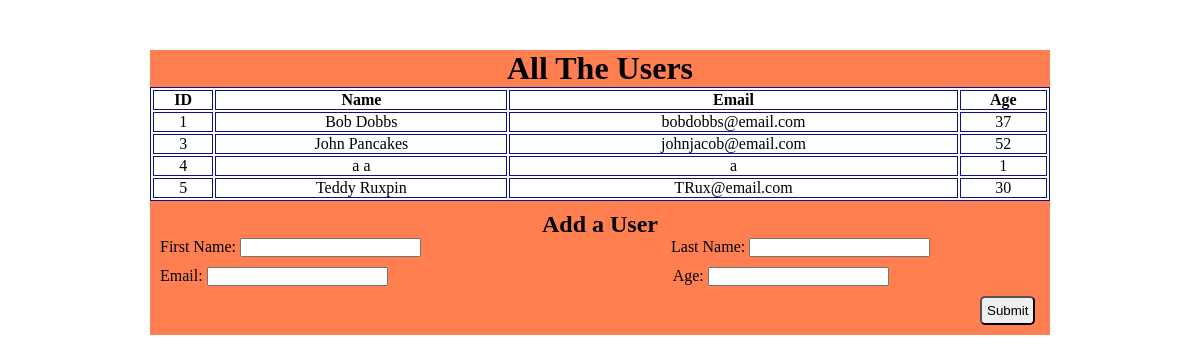
The page / on the database its author committed.
### users_app/models.py (models this page shows, shortened)
class users(models.Model):
    first_name = models.CharField(max_length=255)
    last_name = models.CharField(max_length=255)
    email_address = models.CharField(max_length=255)
    age = models.IntegerField()
    created_at = models.DateTimeField(auto_now_add=True)
    updated_at = models.DateTimeField(auto_now=True)

### users_app/views.py (the view)
# urls.py: path('', views.index),
def index(request):
    context = {
        "all_the_users": users.objects.all()
    }
    return render(request, "index.html", context)

### users_app/templates/index.html (shortened to what this page needs)
<!DOCTYPE html>
<html lang="en">
    <head>
        {% load static %}
        <link rel="stylesheet" href="{% static 'css/style.css' %}">
    </head>
    <body>
        <div id="wrapper">
            <div id="top">
                <h1>All The Users</h1>
                <table>
                    <tr>
                        <th>ID</th>
                        <th>Name</th>
                        <th>Email</th>
                        <th>Age</th>
                    </tr>
                    {% for user in all_the_users %}
                        <tr>
                            <td>{{user.id}}</td>
                            <td>{{user.first_name}}  {{user.last_name}}</td>
                            <td>{{user.email_address}}</td>
                            <td>{{user.age}}</td>
                        </tr>
                    {% endfor %}
                </table>
            </div>
            <div id="bottom">
                <h2>Add a User</h2>
                <form action="/process_form" method="POST">
                    <div id="name">
                        <p id="name_input">First Name: <input id= "f_name" name="first_name" type="text" required></p>
                        <p>Last Name: <input id= "l_name" name="last_name" type="text" required></p>
                    </div>
                    <div id="email_and_age">
                        <p id="email_input">Email: <input id= "email" name="email_address" type="text" required></p>
                        <p>Age: <input id= "age" name="age" type="text" required></p>
                    </div>
                    <button type="submit">Submit</button>
                </form>
            </div>
        </div>
    </body>
</html>

### users_app/static/css/style.css (style rules this page uses)
* { margin: 0; padding: 0; }
#wrapper { width: 900px; margin: 50px auto; background-color: coral; }
#top { text-align: center; }
table { width: 100%; border: 1px solid rgb(15, 15, 138); background-color: white; }
th, tr, td { border: 1px solid rgb(15, 15, 138); }
#bottom { padding: 10px; }
h2 { text-align: center; }
#name, #email_and_age { display: flex; margin-bottom: 10px; }
#name_input { margin-right: 250px; }
#email_input { margin-right: 285px; }
button { padding: 5px; border-radius: 5px; margin-left: 820px; }

### rows shown on the page
users: id "1", first_name "Bob", last_name "Dobbs", email_address "bobdobbs@email.com", age "37"
users: id "3", first_name "John", last_name "Pancakes", email_address "johnjacob@email.com", age "52"
users: id "4", first_name "a", last_name "a", email_address "a", age "1"
users: id "5", first_name "Teddy", last_name "Ruxpin", email_address "TRux@email.com", age "30"
